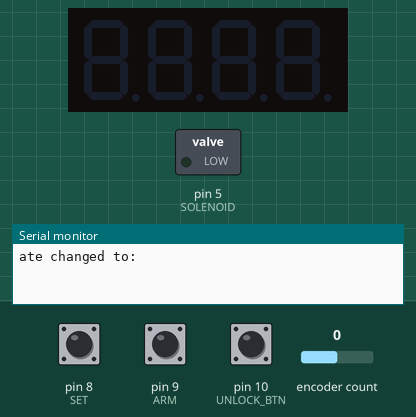
Simulated run of this sketch. Board: Arduino Uno, built with avr-gcc and run on an emulated ATmega328P. On the bench: 4-digit seven-segment display, switched loads named in the sketch (green lamp = pin HIGH), the last lines printed to the serial monitor. Dashed ring = blinking. The test bench sets the inputs (shaded band); at power-on: pin 10 (UNLOCK_BTN) HIGH, pin 8 (SET) HIGH, pin 9 (ARM) HIGH, encoder count 0.

Above: at 1.2 s.
1.3 s: pin 10 (UNLOCK_BTN) pulled LOW for 3.2 s
At 1.6 s:
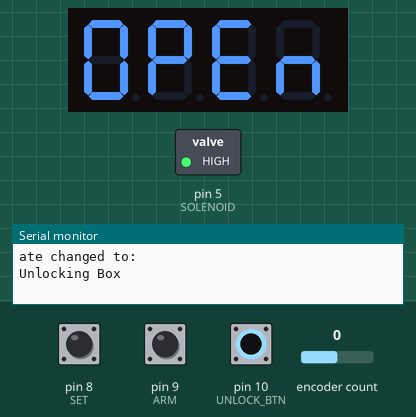
6.9 s: pin 8 (SET) pulled LOW for 0.15 s
At 7.7 s:
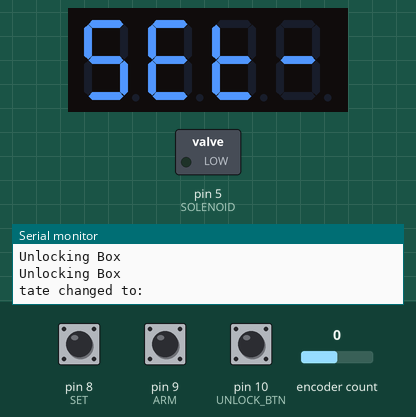
9.4 s: pin 10 (UNLOCK_BTN) pulled LOW for 0.15 s
At 9.7 s:
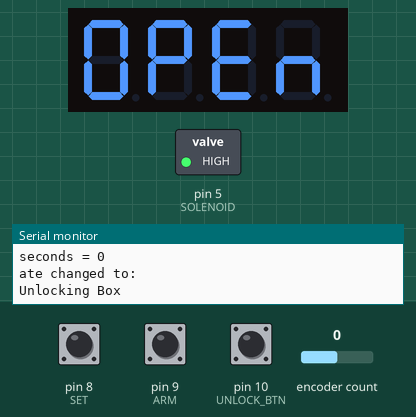
12.5 s: pin 10 (UNLOCK_BTN) pulled LOW for 1 s
At 14.9 s:
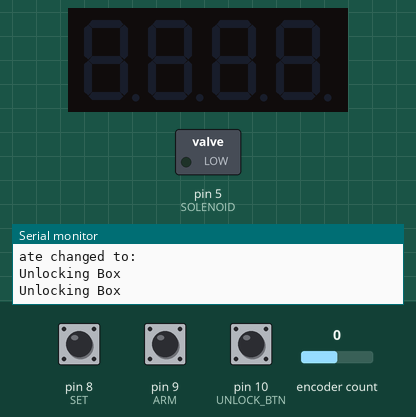
Timing chart, 0 to 16.4 s (numbered marks = the images above; inputs shaded):
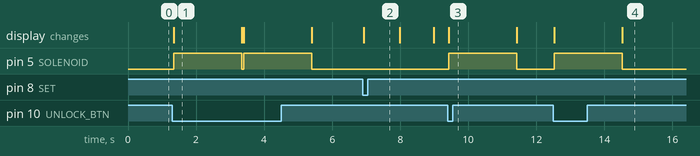

Measured:
- after the input at 1.3 s, pin 5 (SOLENOID): alternates HIGH for 2.0 s and LOW for 0.06 s, starting at once; the display: changes at once (image 1)
- after the input at 6.9 s, the display: changes at once (image 2)
- after the input at 9.4 s, pin 5 (SOLENOID): LOW → HIGH at once, → LOW 2.0 s later; the display: changes at once (image 3)
- after the input at 12.5 s, pin 5 (SOLENOID): LOW → HIGH at once, → LOW 2.0 s later; the display: first changes at once (image 4 shows a later state)
- what the display in image 1 shows lasts 2.0 s, from 1.3 s to 3.3 s

The sketch:

TimeDelayLockbox_PCB_PINOUT.ino
```cpp
// (licence header left out)
//Libraries to include
#include <Arduino.h>
#include <TM1637Display.h>
#include <Encoder.h>

//State machine
#define COUNTING_DOWN 0
#define SET_CLOCK 1
#define BOX_UNLOCKED 2
uint8_t device_state;
uint8_t old_state;

// Switch pins for your setting your box's state. Put the middle pin on the negative rail
#define SET 8
#define ARM 9

// Display module connection pins (Digital Pins)
#define CLK 11
#define DIO 12

//The word "OPEn" in something the display can understand... for that special moment when you may finally open your box
const uint8_t OPEN[] = {
  SEG_A | SEG_B | SEG_C | SEG_D | SEG_E | SEG_F,   // O
  SEG_A | SEG_B | SEG_E | SEG_F | SEG_G,           // P
  SEG_A | SEG_D | SEG_E | SEG_F | SEG_G,           // E
  SEG_C | SEG_E | SEG_G                            // n
  };

//The word "SEt-" for display
const uint8_t SETCLOCK[] = {
  SEG_A | SEG_F | SEG_G | SEG_C | SEG_D,           // S
  SEG_A | SEG_D | SEG_E | SEG_F | SEG_G,           // E
  SEG_F | SEG_G | SEG_E | SEG_D,                   // t
  SEG_G                                            // -
  };

//Rotary encoder Push button (not used currently in this version), A and B
#define ROT_BTN 3
#define ROTA 4
#define ROTB 2

//Lock mechanism
#define SOLENOID 5
#define UNLOCK_BTN 10

// Initialise the display
TM1637Display display(CLK, DIO);

// Initialise the rotary encoder
Encoder Rotary(ROTA, ROTB);


// Clock tracking
long seconds = 0;
uint8_t hours;
uint8_t minutes;

// Rotary encoder
long posRotary = -999;
long newPosRotary;
bool setHours = true;

// Display Variables
//uint8_t displayValue;

// This function unlocks the box when/if you can
void unlockBox(){
  Serial.println("Unlocking Box");
  display.setSegments(OPEN);
  digitalWrite(SOLENOID, HIGH);
  delay(2000);
  digitalWrite(SOLENOID, LOW);
  display.clear();
}

// Function to be called when beginning the countdown. Not used yet. supposed to blink out the value a few times
void beginCountdown(){
    display.setBrightness(7, true);
    displayValue();
    delay(500);
    display.clear();
    delay(500);
    displayValue();
    delay(500);
    display.clear();
    delay(500);
}

void displayValue(){
  secsToHourMin(seconds);
    // This displays the minutes in the last two places
  display.showNumberDecEx(minutes, 0, true, 2, 2);
  // Display the hours in the first two places, with colon
  display.showNumberDecEx(hours, 64, true, 2, 0);
}

// Function to convert seconds into hours and minutes for the tube display
void secsToHourMin(long sec){
  hours = sec / 3600;
  sec %= 3600;
  minutes = sec / 60;
}
//and from hours and minutes to seconds
long HHMMtoSec (uint8_t h, uint8_t m) {
  m = h*60 + m;
  seconds = m*60;
  return seconds;
}

// Start up Arduino
void setup() {
  Serial.begin(9600);
  pinMode(SET, INPUT_PULLUP);
  pinMode(ARM, INPUT_PULLUP);
  pinMode(ROT_BTN, INPUT_PULLUP);
  pinMode(UNLOCK_BTN, INPUT_PULLUP);
  pinMode(SOLENOID, OUTPUT);
  digitalWrite(SOLENOID, LOW);

  display.setBrightness(0x0f);
  // Clear display of any text
  display.clear();
}

void loop() {
    // If you press the unlock button while the device isn't armed, the solenoid will activate. This means if you close the box while setting it, or if you put the switch in the neutral position, it will still unlock
  if (digitalRead(UNLOCK_BTN) == LOW && device_state != COUNTING_DOWN) {
    unlockBox();
  }

  // If the switch is in the set position, you activate the state in which you can set the clock
  if (digitalRead(SET) == LOW){
    device_state = SET_CLOCK;
  }

  // If the switch is set to the ARM position, you start the countdown. Once you close the box, you will not be able to unlock it until the countdown timer reaches zero.
  else if (digitalRead(ARM) == LOW && seconds != 0){
    device_state = COUNTING_DOWN;
  }

  // When in the switch is in the neutral position, the box is naturally unlockable
  else {
    device_state = BOX_UNLOCKED;
  }

  // If state has changed
  if (old_state != device_state) {
    if (device_state == 0) beginCountdown();
    if (device_state == 1) display.setSegments(SETCLOCK);
    old_state = device_state;
    Serial.println("State changed to: "+ device_state);
    delay(1000);
    display.clear();
  }

  //uint8_t displayValue = seconds;
  secsToHourMin(seconds);

  //Switch to control states
  switch (device_state) {
    // State 0 - Counting down. When device is armed the clock starts to count down
    case COUNTING_DOWN:
      display.clear();
      if (seconds>0){
        seconds--;
        delay(1000);
        Serial.println(seconds);
      }
      // If device is not yet ready to unlock, it will display the current time left on the tube display
      if (digitalRead(UNLOCK_BTN) == LOW && seconds !=0) {
        displayValue();
        delay(1000);
        seconds--;
      }
      // If the countdown timer reaches zero, it will switch to the unlockable state
      if (seconds == 0) {
        display.showNumberDecEx(0, 64, true);
        delay(1000);
        display.clear();
        Serial.println("Box unlockable now");
        device_state = BOX_UNLOCKED;
        break;
      }
      Serial.print("Seconds: ");
      Serial.println(seconds);
      break;

    // State 1 - Box Unlocked. In this state, the solenoid will be activated when you press the unlock button.
    case BOX_UNLOCKED:
      display.clear();
      break;

    // State 2 - Setting the clock. When the switch is set to this position, you may rotate the rotary encoder to adjust the duration that the box will be in countdown mode for.
    // Pressing the rotary encoder push button swaps between setting hours and minutes
    case SET_CLOCK:
      newPosRotary = Rotary.read();
      if (newPosRotary != posRotary) {
        posRotary = newPosRotary*150;
        seconds = posRotary;
      }


      //Reset clock to Zero
      //if (digitalRead(ROT_BTN) == LOW) seconds = 0;

      // The display will show the time set while you set it
      displayValue();
      Serial.print("seconds = ");
      Serial.println(seconds);
    /*case SET_CLOCK:
      long newPosRotary = Rotary.read();
      if (setHours){
        if (newPosRotary != posRotary) {
          posRotary = newPosRotary/4;
          displayHours = posRotary % 99;
          display.showNumberDecEx(displayHours, true, 2, 2);
          if (ROT_BTN == LOW) setHours = false;
          Serial.println("Hours: ");
          Serial.println(displayHours);
        }
      } else {
        if (newPosRotary != posRotary) {
          posRotary = newPosRotary*(2.5);
          displayMinutes = posRotary % 59;
          display.showNumberDecEx(displayMinutes);
          if (ROT_BTN == LOW) setHours = true;
          Serial.println("Mins: ");
          Serial.println(displayMinutes);
        }
      }
      seconds = HHMMtoSec(displayHours, displayMinutes);
      displayValue = secsToHourMin(seconds);
      display.showNumberDecEx(displayValue, 64, true);*/
      break;

    default:
      break;
  }

}
```
